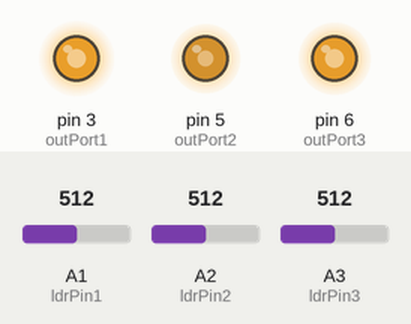
Recording of a sketch running on a simulated Arduino Uno, built with avr-gcc and run on an emulated ATmega328P. On the bench: output pins drawn as LEDs (lit = HIGH). Inputs (shaded band) come from the test bench; at power-on: A2 (ldrPin2) = 512, A1 (ldrPin1) = 512, A3 (ldrPin3) = 512. What the sketch prints to the serial monitor is not drawn.

Above: at 1.2 s.
1.3 s: A2 (ldrPin2) set to 122
At 1.66 s:
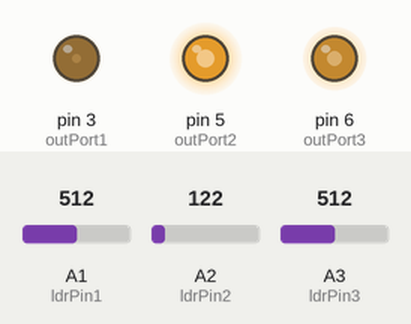
4.3 s: A1 (ldrPin1) set to 0
At 4.45 s:
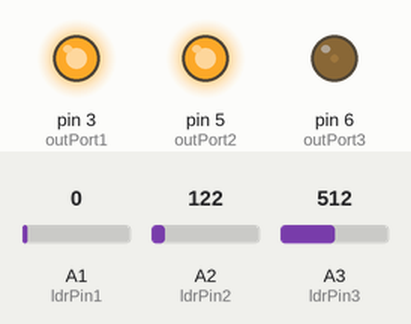
7.3 s: A1 (ldrPin1) set to 122
At 7.48 s:
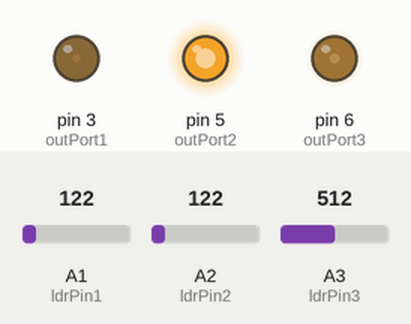
10.3 s: A2 (ldrPin2) set to 0
13.3 s: A2 (ldrPin2) set to 306
Timing chart, 0 to 30.9 s (numbered marks = the images above; inputs shaded):
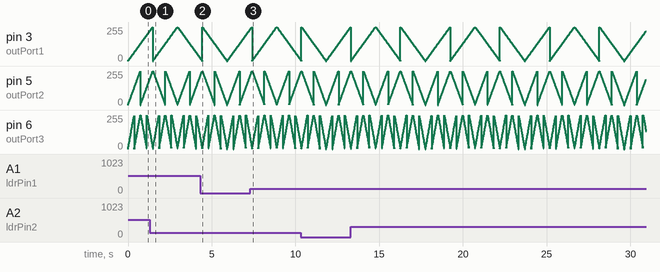

The sketch:

1.2.ino
```cpp
const int outPort1 = 3; // 输出波形1：3口
const int outPort2 = 5; // 输出波形1：5口
const int outPort3 = 6; // 输出波形1：6口
const int ldrPin1 = A1; // 检测波形1：A1口
const int ldrPin2 = A2; // 检测波形2：A2口
const int ldrPin3 = A3; // 检测波形3：A3口
int ii = 0; // 周期循环变量
int i = 0; //
int j = 0; //
int k = 0; //
int PRI = 512-1; // 基准脉冲重复周期
int K0 = 1; // 信号1波数
int K1 = 2; // 信号2波数
int K2 = 4; // 信号3波数
int bis1 = -1024; // 信号1绘图偏置
int bis2 = 0; // 信号2绘图偏置
int bis3 = 1024; // 信号3绘图偏置
int value = 0; // 输出至串口的值
void setup() {
  // put your setup code here, to run once:
  pinMode(outPort1, OUTPUT); // 输出口1
pinMode(outPort2, OUTPUT); // 输出口2
pinMode(outPort3, OUTPUT); // 输出口3
Serial.begin(115200); // 打开串口
}

void loop() {
for(ii = 0; ii <= PRI; ii += 1) {
// 原始波形1：三角窗，周期PRI/K0
i = 2*K0*ii/PRI;
if(i%2 == 0)
value = 2*K0*ii%PRI; // 上升沿
else
value = PRI-2*K0*ii%PRI; // 下降沿
analogWrite(outPort1, value); // 输出端口
Serial.print(value+bis1);Serial.print(","); // 原始波形1，
// 原始波形2：三角窗，周期PRI/K1
j = 2*K1*ii/PRI;
if(j%2 == 0)
value = 2*K1*ii%PRI; // 上升沿
else
value = PRI-2*K1*ii%PRI; // 下降沿
analogWrite(outPort2, value); // 输出端口
Serial.print(value+bis2);Serial.print(","); // 原始波形2，
k = 2*K2*ii/PRI;
if (k%2 == 0)
value = 2*K2*ii%PRI; // 上升沿
else
value = PRI-2*K2*ii%PRI; // 下降沿
analogWrite(outPort3, value); // 输出端口
Serial.print(value+bis3);Serial.print(","); // 原始波形3，
// 测量波形1
value = analogRead(ldrPin1)/2;
Serial.print(value+bis1);Serial.print(","); // 数据中止补
// 测量波形2
value = analogRead(ldrPin2)/2;
Serial.print(value+bis2);Serial.print(","); // 数据中止补
// 测量波形3
value = analogRead(ldrPin3)/2;
Serial.print(value+bis3);Serial.print("\n"); // 本行数据结
delay(10);
}
delay(10);
}
```
